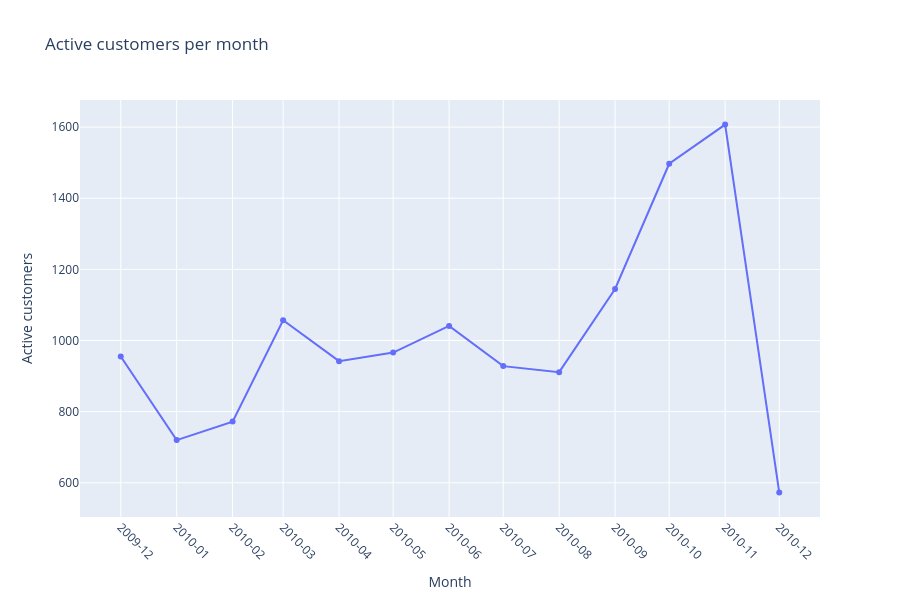

Here is the notebook cell this chart was saved with:
### Markdown cell above
The United Kingdom clearly dominates the market, accounting for the vast majority of total revenue with more than £8 million in sales. By comparison, none of the other countries individually generates more than £1 million in revenue.

We now turn our attention to the evolution of the number of active customers on a monthly basis.

### Code cell
monthly_active_customers = (
    sales_df[sales_df["Customer ID"].notna()]
    .groupby(
        sales_df["InvoiceDate"].dt.to_period("M")
    )["Customer ID"]
    .nunique()
    .reset_index(name="active_customers")
)

monthly_active_customers["InvoiceDate"] = (
    monthly_active_customers["InvoiceDate"]
    .dt.to_timestamp()
)

fig = px.line(
    monthly_active_customers,
    x="InvoiceDate",
    y="active_customers",
    markers=True,
    title="Active customers per month"
)

fig.update_layout(
    xaxis_title="Month",
    yaxis_title="Active customers",
    hovermode="x unified",
    height=600
)

fig.update_xaxes(
    tickmode="array",
    tickvals=monthly_active_customers["InvoiceDate"],
    tickformat="%Y-%m",
    tickangle=45
)

fig.show()

### Figure 1 — Plotly figure (JSON) as saved in the notebook; plotly's stock layout.template omitted (floating-point values rounded to 4 significant figures)
{"data": [{"hovertemplate": "InvoiceDate=%{x}<br>active_customers=%{y}<extra></extra>", "legendgroup": "", "line": {"color": "#636efa", "dash": "solid"}, "marker": {"symbol": "circle"}, "mode": "lines+markers", "name": "", "orientation": "v", "showlegend": false, "type": "scatter", "x": ["2009-12-01T00:00:00.000000000", "2010-01-01T00:00:00.000000000", "2010-02-01T00:00:00.000000000", "2010-03-01T00:00:00.000000000", "2010-04-01T00:00:00.000000000", "2010-05-01T00:00:00.000000000", "2010-06-01T00:00:00.000000000", "2010-07-01T00:00:00.000000000", "2010-08-01T00:00:00.000000000", "2010-09-01T00:00:00.000000000", "2010-10-01T00:00:00.000000000", "2010-11-01T00:00:00.000000000", "2010-12-01T00:00:00.000000000"], "xaxis": "x", "y": [955, 720, 772, 1057, 942, 966, 1041, 928, 911, 1145, 1497, 1607, 573], "yaxis": "y"}], "layout": {"height": 600, "hovermode": "x unified", "legend": {"tracegroupgap": 0}, "title": {"text": "Active customers per month"}, "xaxis": {"anchor": "y", "domain": [0, 1], "tickangle": 45, "tickformat": "%Y-%m", "tickmode": "array", "tickvals": ["2009-12-01T00:00:00.000000000", "2010-01-01T00:00:00.000000000", "2010-02-01T00:00:00.000000000", "2010-03-01T00:00:00.000000000", "2010-04-01T00:00:00.000000000", "2010-05-01T00:00:00.000000000", "2010-06-01T00:00:00.000000000", "2010-07-01T00:00:00.000000000", "2010-08-01T00:00:00.000000000", "2010-09-01T00:00:00.000000000", "2010-10-01T00:00:00.000000000", "2010-11-01T00:00:00.000000000", "2010-12-01T00:00:00.000000000"], "title": {"text": "Month"}}, "yaxis": {"anchor": "x", "domain": [0, 1], "title": {"text": "Active customers"}}}}
